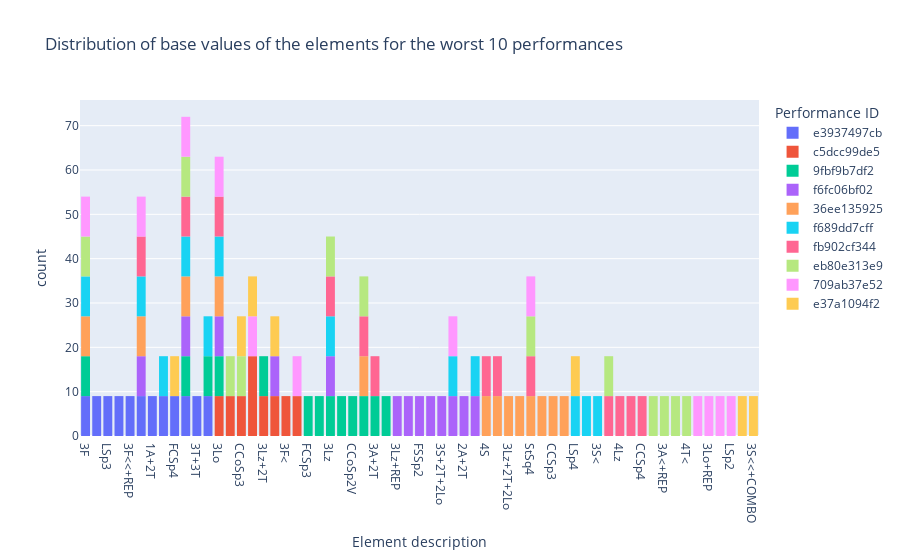

The code cell stored with this chart in its notebook:
### Markdown cell above
### 3.2. Distribuzione aspect_desc

### Code cell
# Mostra la distribuzione degli aspect_desc per le prime 10 più penalizzate performance_id
hist2_df4 = px.histogram(
    df4, x="aspect_desc", color="performance_id",
     title='Distribution of aspect_desc of the elements for the worst 10 performances',
     labels={'aspect_desc': 'Element description', 'performance_id':'Performance ID'}
     )

#fig = px.histogram(df, x="day", category_orders=dict(day=["Thur", "Fri", "Sat", "Sun"]))
hist2_df4.show()

### Figure 1 — Plotly figure (JSON) as saved in the notebook; plotly's stock layout.template omitted (floating-point values rounded to 4 significant figures)
{"data": [{"alignmentgroup": "True", "bingroup": "x", "hovertemplate": "Performance ID=e3937497cb<br>Element description=%{x}<br>count=%{y}<extra></extra>", "legendgroup": "e3937497cb", "marker": {"color": "#636efa", "pattern": {"shape": ""}}, "name": "e3937497cb", "offsetgroup": "e3937497cb", "orientation": "v", "showlegend": true, "type": "histogram", "x": ["3F", "3Lz<", "LSp3", "2S", "3F<<+REP", "CCoSp4", "3Lz<", "1A+2T", "1A", "3F", "3Lz<", "CCoSp4", "3F<<+REP", "1A+2T", "CCoSp4", "3F", "3F<<+REP", "2S", "LSp3", "FCSp4", "2S", "LSp3", "ChSq1", "3T+3T", "StSq3", "3F", "1A", "1A+2T", "1A", "FCSp4", "FCSp4", "2S", "2S", "3F<<+REP", "CCoSp4", "3Lz<", "1A+2T", "1A", "3F", "1A", "1A+2T", "3Lz<", "CCoSp4", "3F<<+REP", "LSp3", "ChSq1", "ChSq1", "3T+3T", "StSq3", "3F", "1A", "FCSp4", "ChSq1", "3T+3T", "StSq3", "1A+2T", "StSq3", "3T+3T", "3Lz<", "CCoSp4", "3F<<+REP", "LSp3", "3F<<+REP", "CCoSp4", "3Lz<", "2S", "1A", "3F", "3F", "1A", "1A+2T", "ChSq1", "3T+3T", "StSq3", "3Lz<", "CCoSp4", "3F<<+REP", "2S", "LSp3", "FCSp4", "ChSq1", "3T+3T", "StSq3", "2S", "1A+2T", "FCSp4", "FCSp4", "LSp3", "FCSp4", "ChSq1", "3T+3T", "StSq3", "FCSp4", "StSq3", "3T+3T", "ChSq1", "ChSq1", "LSp3", "2S", "3F<<+REP", "3T+3T", "LSp3", "StSq3", "3F", "1A", "1A+2T", "3Lz<", "CCoSp4"], "xaxis": "x", "yaxis": "y"}, {"alignmentgroup": "True", "bingroup": "x", "hovertemplate": "Performance ID=c5dcc99de5<br>Element description=%{x}<br>count=%{y}<extra></extra>", "legendgroup": "c5dcc99de5", "marker": {"color": "#EF553B", "pattern": {"shape": ""}}, "name": "c5dcc99de5", "offsetgroup": "c5dcc99de5", "orientation": "v", "showlegend": true, "type": "histogram", "x": ["3Lo", "FCSp2", "CCoSp3", "CCoSp3", "2A", "3Lz+2T", "StSq2", "2A", "3F<", "1Lz", "3F<", "2A", "3Lo", "1Lz", "3Lz+2T", "StSq2", "2A", "FCSp2", "3Lo", "2A", "3F<", "1Lz", "3Lz+2T", "StSq2", "2A", "CCoSp3", "FCSp2", "3Lo", "2A", "StSq2", "CCoSp3", "FCSp2", "3Lo", "3F<", "1Lz", "3Lz+2T", "2A", "2A", "3F<", "1Lz", "3Lz+2T", "StSq2", "2A", "CCoSp3", "FCSp2", "3Lo", "2A", "3F<", "1Lz", "3Lz+2T", "StSq2", "2A", "CCoSp3", "FCSp2", "FCSp2", "CCoSp3", "3Lo", "3Lz+2T", "StSq2", "2A", "1Lz", "3F<", "2A", "StSq2", "3Lz+2T", "1Lz", "3F<", "2A", "3Lo", "FCSp2", "CCoSp3", "2A", "CCoSp3", "FCSp2", "3Lo", "StSq2", "3Lz+2T", "1Lz", "3F<", "2A", "2A"], "xaxis": "x", "yaxis": "y"}, {"alignmentgroup": "True", "bingroup": "x", "hovertemplate": "Performance ID=9fbf9b7df2<br>Element description=%{x}<br>count=%{y}<extra></extra>", "legendgroup": "9fbf9b7df2", "marker": {"color": "#00cc96", "pattern": {"shape": ""}}, "name": "9fbf9b7df2", "offsetgroup": "9fbf9b7df2", "orientation": "v", "showlegend": true, "type": "histogram", "x": ["StSq3", "FCSp3", "3Lo", "2A+2T*", "3F", "3Lz", "CSSp2", "CCoSp2V", "3A", "ChSq1", "3A+2T", "3Lz+2T", "4T<<", "StSq3", "FCSp3", "3Lo", "2A+2T*", "3F", "3Lz", "CSSp2", "CCoSp2V", "4T<<", "3Lz+2T", "CCoSp2V", "3Lz+2T", "3A+2T", "ChSq1", "3A", "3A", "ChSq1", "3A+2T", "CCoSp2V", "4T<<", "StSq3", "FCSp3", "3Lo", "2A+2T*", "3F", "3Lz", "CSSp2", "4T<<", "StSq3", "FCSp3", "3Lo", "3A", "ChSq1", "3A+2T", "3Lz+2T", "CCoSp2V", "4T<<", "StSq3", "FCSp3", "3Lo", "2A+2T*", "3F", "3Lz", "CSSp2", "CSSp2", "3Lz", "3F", "2A+2T*", "3Lz", "2A+2T*", "3Lo", "FCSp3", "StSq3", "4T<<", "CCoSp2V", "3Lz+2T", "3A+2T", "3A", "ChSq1", "3A+2T", "3Lz+2T", "ChSq1", "3A", "3F", "CSSp2", "ChSq1", "CCoSp2V", "2A+2T*", "3F", "3Lz", "CSSp2", "3Lz+2T", "3Lz+2T", "3A+2T", "ChSq1", "CSSp2", "3Lz", "3F", "3A", "ChSq1", "3Lo", "FCSp3", "StSq3", "4T<<", "3A+2T", "3A", "CCoSp2V", "3A", "FCSp3", "StSq3", "4T<<", "CCoSp2V", "CSSp2", "3Lz+2T", "4T<<", "2A+2T*", "3A+2T", "3Lo", "3Lz", "3Lo", "2A+2T*", "3F", "FCSp3", "StSq3"], "xaxis": "x", "yaxis": "y"}, {"alignmentgroup": "True", "bingroup": "x", "hovertemplate": "Performance ID=f6fc06bf02<br>Element description=%{x}<br>count=%{y}<extra></extra>", "legendgroup": "f6fc06bf02", "marker": {"color": "#ab63fa", "pattern": {"shape": ""}}, "name": "f6fc06bf02", "offsetgroup": "f6fc06bf02", "orientation": "v", "showlegend": true, "type": "histogram", "x": ["StSq2", "3Lo", "3Lz+REP", "StSq2", "3A<<", "3Lo", "FSSp2", "3Fe", "3Lz", "3A<<", "3S+2T+2Lo", "3S+2T+2Lo", "CCoSp4", "FCCoSp4", "2A+2T", "ChSq1", "2A+3T", "CCoSp4", "FCCoSp4", "2A+2T", "ChSq1", "2A+3T", "3Lz+REP", "3Lz", "3Fe", "3Fe", "FSSp2", "3Lo", "3Lz", "3Fe", "3Lz+REP", "FSSp2", "3Lo", "3A<<", "StSq2", "3S+2T+2Lo", "CCoSp4", "FCCoSp4", "2A+2T", "ChSq1", "2A+3T", "3Lz+REP", "3Lz", "3A<<", "3S+2T+2Lo", "CCoSp4", "FCCoSp4", "2A+2T", "ChSq1", "2A+3T", "StSq2", "FSSp2", "3A<<", "3Lo", "FSSp2", "StSq2", "3Lz+REP", "2A+3T", "ChSq1", "2A+2T", "FCCoSp4", "CCoSp4", "3S+2T+2Lo", "StSq2", "3A<<", "3Lo", "FSSp2", "3Lz", "FSSp2", "3Lo", "3A<<", "StSq2", "3S+2T+2Lo", "CCoSp4", "FCCoSp4", "2A+2T", "ChSq1", "2A+3T", "3Lz+REP", "3Lz", "3Fe", "3Fe", "3S+2T+2Lo", "FSSp2", "3Lo", "3A<<", "StSq2", "3S+2T+2Lo", "CCoSp4", "FCCoSp4", "2A+2T", "ChSq1", "2A+3T", "3Lz+REP", "3Lz", "3Fe", "CCoSp4", "3Fe", "3Lz", "3Lz+REP", "2A+3T", "ChSq1", "2A+2T", "FCCoSp4", "2A+3T", "FSSp2", "3Lo", "3A<<", "StSq2", "3S+2T+2Lo", "CCoSp4", "FCCoSp4", "2A+2T", "ChSq1", "3Lz+REP", "3Lz", "3Fe"], "xaxis": "x", "yaxis": "y"}, {"alignmentgroup": "True", "bingroup": "x", "hovertemplate": "Performance ID=36ee135925<br>Element description=%{x}<br>count=%{y}<extra></extra>", "legendgroup": "36ee135925", "marker": {"color": "#FFA15A", "pattern": {"shape": ""}}, "name": "36ee135925", "offsetgroup": "36ee135925", "orientation": "v", "showlegend": true, "type": "histogram", "x": ["ChSq1", "CCoSp4", "4S", "FSSp4", "3Lz+2T+2Lo", "3A", "3Lo", "3T", "StSq4", "4T", "3F", "CCSp3", "CCoSp4", "4S", "FSSp4", "3Lz+2T+2Lo", "3A", "3Lo", "3T", "StSq4", "4T", "CCSp3", "ChSq1", "CCoSp4", "3A+REP", "3F", "3A+REP", "ChSq1", "4S", "FSSp4", "3Lz+2T+2Lo", "3A", "3Lo", "3T", "StSq4", "4T", "CCSp3", "CCSp3", "ChSq1", "3F", "3A+REP", "CCoSp4", "4S", "4T", "StSq4", "3T", "3Lo", "CCoSp4", "4S", "FSSp4", "3Lz+2T+2Lo", "3A", "FSSp4", "3Lz+2T+2Lo", "3A", "CCoSp4", "4S", "FSSp4", "3Lz+2T+2Lo", "3A", "3Lo", "3T", "StSq4", "4T", "CCSp3", "ChSq1", "3F", "3A+REP", "3Lo", "3T", "StSq4", "4T", "CCSp3", "ChSq1", "3F", "3A+REP", "3Lz+2T+2Lo", "4S", "3A", "3Lo", "3T", "StSq4", "4T", "CCSp3", "FSSp4", "CCoSp4", "3A+REP", "3F", "3A+REP", "CCoSp4", "4S", "FSSp4", "3Lz+2T+2Lo", "3A", "3Lo", "3T", "StSq4", "4T", "CCSp3", "ChSq1", "3F", "CCSp3", "ChSq1", "4T", "StSq4", "ChSq1", "3F", "3A+REP", "CCoSp4", "4S", "FSSp4", "3Lz+2T+2Lo", "3A", "3Lo", "3T", "3F", "3A+REP"], "xaxis": "x", "yaxis": "y"}, {"alignmentgroup": "True", "bingroup": "x", "hovertemplate": "Performance ID=f689dd7cff<br>Element description=%{x}<br>count=%{y}<extra></extra>", "legendgroup": "f689dd7cff", "marker": {"color": "#19d3f3", "pattern": {"shape": ""}}, "name": "f689dd7cff", "offsetgroup": "f689dd7cff", "orientation": "v", "showlegend": true, "type": "histogram", "x": ["3Lz", "1A", "3F", "FCCoSp4", "CCoSp4", "LSp4", "ChSq1", "3Lo", "3F+3T", "3S<", "2A+3T", "3F+3T", "3S<", "StSq3", "3Lz", "StSq3", "1A", "3Lz", "2A+3T", "3S<", "3F+3T", "3F+3T", "3Lo", "ChSq1", "LSp4", "CCoSp4", "FCCoSp4", "3F", "1A", "3Lz", "StSq3", "2A+3T", "3S<", "3F+3T", "3S<", "2A+3T", "StSq3", "1A", "3Lz", "3F", "3S<", "2A+3T", "StSq3", "3Lz", "1A", "3F", "FCCoSp4", "CCoSp4", "LSp4", "ChSq1", "3Lo", "3Lo", "ChSq1", "LSp4", "CCoSp4", "FCCoSp4", "StSq3", "1A", "3S<", "StSq3", "3Lz", "1A", "3F", "FCCoSp4", "CCoSp4", "LSp4", "ChSq1", "2A+3T", "3F+3T", "3F", "FCCoSp4", "CCoSp4", "LSp4", "ChSq1", "3Lo", "3F+3T", "3F", "3Lo", "3F+3T", "FCCoSp4", "CCoSp4", "LSp4", "ChSq1", "3Lo", "3S<", "3Lo", "ChSq1", "LSp4", "CCoSp4", "FCCoSp4", "3F", "1A", "3Lz", "StSq3", "2A+3T", "3S<", "3F+3T", "2A+3T", "StSq3", "3Lz", "1A", "3F", "FCCoSp4", "CCoSp4", "LSp4", "ChSq1", "3Lo", "2A+3T"], "xaxis": "x", "yaxis": "y"}, {"alignmentgroup": "True", "bingroup": "x", "hovertemplate": "Performance ID=fb902cf344<br>Element description=%{x}<br>count=%{y}<extra></extra>", "legendgroup": "fb902cf344", "marker": {"color": "#FF6692", "pattern": {"shape": ""}}, "name": "fb902cf344", "offsetgroup": "fb902cf344", "orientation": "v", "showlegend": true, "type": "histogram", "x": ["4T+3T", "4Lz", "3Lo", "StSq4", "ChSq1", "3Lz+1Lo+3S", "FSSp4", "4S", "3A", "3A+2T", "CCSp4", "CCoSp4", "3Lz", "4Lz", "3Lo", "StSq4", "4T+3T", "ChSq1", "3Lz+1Lo+3S", "FSSp4", "4S", "3A", "3A+2T", "CCSp4", "CCoSp4", "3Lz", "4Lz", "3Lo", "StSq4", "4T+3T", "ChSq1", "3Lz+1Lo+3S", "FSSp4", "4S", "3A", "3A+2T", "CCSp4", "CCoSp4", "3Lz", "4Lz", "3Lo", "StSq4", "4T+3T", "ChSq1", "3Lz+1Lo+3S", "FSSp4", "4S", "3A", "3A+2T", "CCSp4", "CCoSp4", "3Lz", "4Lz", "3Lo", "StSq4", "4T+3T", "ChSq1", "3Lz+1Lo+3S", "FSSp4", "4S", "3A", "3A+2T", "CCSp4", "CCoSp4", "3Lz", "3Lz", "CCoSp4", "CCSp4", "4Lz", "3Lo", "StSq4", "4T+3T", "ChSq1", "3Lz+1Lo+3S", "FSSp4", "4S", "3A", "3A+2T", "CCSp4", "CCoSp4", "3Lz", "4Lz", "3A+2T", "3Lo", "4S", "3A", "3A+2T", "CCSp4", "CCoSp4", "3Lz", "4Lz", "3Lo", "StSq4", "4T+3T", "ChSq1", "3Lz+1Lo+3S", "FSSp4", "4S", "3A", "FSSp4", "3Lz+1Lo+3S", "ChSq1", "StSq4", "4T+3T", "ChSq1", "3Lz+1Lo+3S", "FSSp4", "4S", "3A", "3A+2T", "CCSp4", "CCoSp4", "3Lz", "4T+3T", "4Lz", "3Lo", "StSq4"], "xaxis": "x", "yaxis": "y"}, {"alignmentgroup": "True", "bingroup": "x", "hovertemplate": "Performance ID=eb80e313e9<br>Element description=%{x}<br>count=%{y}<extra></extra>", "legendgroup": "eb80e313e9", "marker": {"color": "#B6E880", "pattern": {"shape": ""}}, "name": "eb80e313e9", "offsetgroup": "eb80e313e9", "orientation": "v", "showlegend": true, "type": "histogram", "x": ["3F", "4T+3T", "3A", "3Lo+1Lo+3S", "StSq4", "ChSq1", "FCSp2", "3A<+REP", "3Lz", "4Lz<", "4T<", "CCoSp3", "3F", "4T+3T", "4T<", "CCoSp3", "4Lz<", "3Lz", "FCSp2", "3Lz", "4Lz<", "4T<", "CCoSp3", "3F", "4T+3T", "3A<+REP", "ChSq1", "StSq4", "3A", "3Lo+1Lo+3S", "StSq4", "ChSq1", "FCSp2", "3A<+REP", "3Lz", "4Lz<", "4T<", "CCoSp3", "3F", "4T+3T", "3A", "3Lo+1Lo+3S", "FCSp2", "3A<+REP", "3Lz", "4Lz<", "4T<", "CCoSp3", "3F", "4T+3T", "3A", "3Lo+1Lo+3S", "StSq4", "ChSq1", "FCSp2", "3A<+REP", "ChSq1", "StSq4", "3Lo+1Lo+3S", "4T+3T", "3A", "3Lo+1Lo+3S", "StSq4", "ChSq1", "FCSp2", "3A<+REP", "3Lz", "4Lz<", "4T<", "CCoSp3", "3F", "3A", "4T+3T", "3A", "3Lo+1Lo+3S", "StSq4", "ChSq1", "FCSp2", "3A<+REP", "3Lz", "4Lz<", "4T<", "CCoSp3", "3F", "3A", "3Lo+1Lo+3S", "StSq4", "ChSq1", "FCSp2", "3A<+REP", "3Lz", "4Lz<", "4T<", "CCoSp3", "3F", "4T+3T", "3Lo+1Lo+3S", "3A", "StSq4", "ChSq1", "FCSp2", "3A<+REP", "3Lz", "4Lz<", "4T<", "CCoSp3", "3F", "4T+3T"], "xaxis": "x", "yaxis": "y"}, {"alignmentgroup": "True", "bingroup": "x", "hovertemplate": "Performance ID=709ab37e52<br>Element description=%{x}<br>count=%{y}<extra></extra>", "legendgroup": "709ab37e52", "marker": {"color": "#FF97FF", "pattern": {"shape": ""}}, "name": "709ab37e52", "offsetgroup": "709ab37e52", "orientation": "v", "showlegend": true, "type": "histogram", "x": ["3Lz+3T", "3Lo+REP", "FCCoSp4", "1Lz", "2A+1Lo+3S", "ChSq1", "CCoSp4", "LSp2", "3F", "StSq4", "2A", "3Lo", "2A", "FCCoSp4", "1Lz", "2A+1Lo+3S", "ChSq1", "CCoSp4", "LSp2", "3F", "StSq4", "2A", "3Lo", "3Lz+3T", "3Lo+REP", "FCCoSp4", "1Lz", "3Lz+3T", "3Lo+REP", "FCCoSp4", "1Lz", "2A+1Lo+3S", "ChSq1", "CCoSp4", "LSp2", "3F", "2A+1Lo+3S", "2A+1Lo+3S", "ChSq1", "CCoSp4", "LSp2", "3F", "StSq4", "2A", "3Lo", "3Lz+3T", "3Lo+REP", "FCCoSp4", "1Lz", "ChSq1", "3Lo", "CCoSp4", "LSp2", "3F", "StSq4", "2A", "3Lo+REP", "3Lz+3T", "3Lz+3T", "3Lo", "2A", "StSq4", "3F", "LSp2", "CCoSp4", "ChSq1", "2A+1Lo+3S", "1Lz", "FCCoSp4", "3Lo+REP", "3Lz+3T", "3Lo+REP", "FCCoSp4", "1Lz", "2A+1Lo+3S", "ChSq1", "CCoSp4", "LSp2", "3F", "StSq4", "2A", "3Lo", "3Lz+3T", "3Lz+3T", "3Lo+REP", "FCCoSp4", "1Lz", "2A+1Lo+3S", "ChSq1", "CCoSp4", "LSp2", "3F", "StSq4", "2A", "3Lo", "3Lo+REP", "FCCoSp4", "1Lz", "2A+1Lo+3S", "ChSq1", "CCoSp4", "LSp2", "3F", "StSq4", "2A", "3Lo", "StSq4", "3Lo"], "xaxis": "x", "yaxis": "y"}, {"alignmentgroup": "True", "bingroup": "x", "hovertemplate": "Performance ID=e37a1094f2<br>Element description=%{x}<br>count=%{y}<extra></extra>", "legendgroup": "e37a1094f2", "marker": {"color": "#FECB52", "pattern": {"shape": ""}}, "name": "e37a1094f2", "offsetgroup": "e37a1094f2", "orientation": "v", "showlegend": true, "type": "histogram", "x": ["StSq2", "CCoSp3", "3Lo<", "2A", "FCSp4", "3S<<+COMBO", "LSp4", "StSq2", "CCoSp3", "3Lo<", "2A", "FCSp4", "3S<<+COMBO", "LSp4", "StSq2", "CCoSp3", "3Lo<", "2A", "LSp4", "3S<<+COMBO", "FCSp4", "FCSp4", "3S<<+COMBO", "LSp4", "StSq2", "CCoSp3", "3Lo<", "2A", "FCSp4", "StSq2", "CCoSp3", "3Lo<", "2A", "LSp4", "3S<<+COMBO", "FCSp4", "2A", "3S<<+COMBO", "LSp4", "StSq2", "CCoSp3", "3Lo<", "2A", "FCSp4", "3S<<+COMBO", "LSp4", "StSq2", "CCoSp3", "3Lo<", "FCSp4", "2A", "3S<<+COMBO", "LSp4", "StSq2", "CCoSp3", "3Lo<", "2A", "FCSp4", "3S<<+COMBO", "LSp4", "StSq2", "CCoSp3", "3Lo<"], "xaxis": "x", "yaxis": "y"}], "layout": {"barmode": "relative", "legend": {"title": {"text": "Performance ID"}, "tracegroupgap": 0}, "title": {"text": "Distribution of base values of the elements for the worst 10 performances"}, "xaxis": {"anchor": "y", "domain": [0, 1], "title": {"text": "Element description"}}, "yaxis": {"anchor": "x", "domain": [0, 1], "title": {"text": "count"}}}}
